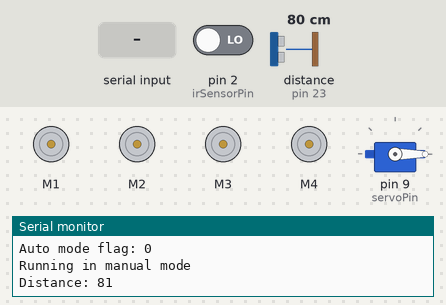
This sketch was run on a simulated Arduino Mega 2560, built with avr-gcc and run on an emulated ATmega2560. Parts: 4 × DC motor (green arrow = forward, orange = backward, longer = faster), servo, the last lines printed to the serial monitor. Inputs (shaded band) come from the test bench; at power-on: pin 2 (irSensorPin) LOW, distance to the obstacle (sensor on pin 23) 80 cm. The echo pulse lasts 58.3 µs per cm.

Above: at 1.2 s.
1.3 s: "AUTO\n" received over the second serial link
At 3.2 s:
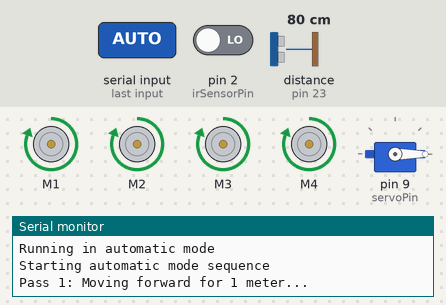
At 4.99 s:
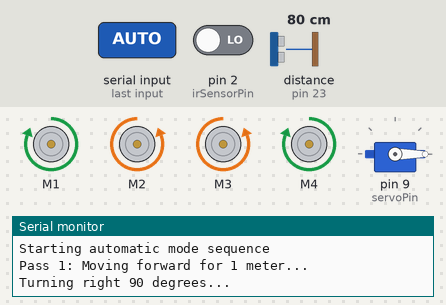
Timing chart, 0 to 18.9 s (numbered marks = the images above; inputs shaded):
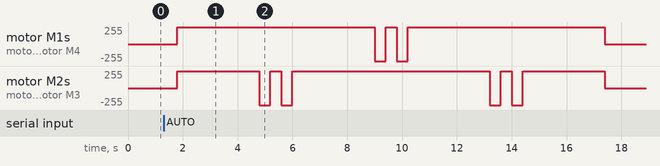

The sketch:

mega.ino
```cpp
#include <AFMotor.h>  // Adafruit Motor Shield library
#include <NewPing.h> // NewPing library for ultrasonic sensor
#include <Servo.h> // Servo library

// Motor initialization for layout:
//    M1    M2  (Front)
//     ┌────┐
//     │    │         // Motor 1 and 2 control the left side of the robot
//     │    │         // Motor 3 and 4 control the right side of the robot
//     └────┘
//    M4    M3  (Back)
//////////////////////

// Motor control constants and objects
AF_DCMotor motor1(1);
AF_DCMotor motor2(2);
AF_DCMotor motor3(3);
AF_DCMotor motor4(4);

// Define pins for the ultrasonic sensor
#define TRIGGER_PIN  22
#define ECHO_PIN     23
#define MAX_DISTANCE 200

NewPing sonar(TRIGGER_PIN, ECHO_PIN, MAX_DISTANCE); // NewPing object for the ultrasonic sensor

int speed = 255; // Default motor speed
bool objectDetected = false; // Flag to track object detection

// Servo and IR sensor constants and objects
const int irSensorPin = 2;
const int servoPin = 9;
const int boxes = 10; // Number of boxes to store shuttlecocks
const int shuttlecocksPerBox = 10;  // Number of shuttlecocks per box
const int degreePerBox = 36; // 360 degrees / 10 boxes = 36 degrees per box

int shuttlecockCount = -1; // Shuttlecock count per box
int totalShuttlecockCount = -1; // Total shuttlecock count
int boxCount = 0; // Box count to track the current box
bool shuttlecockPresent = false; // Flag to track shuttlecock detection

Servo myServo;
int currentAngle = 0;

// Automatic movement constants
const int forwardTimeLong = 3000; // Time to move forward 1 meters (1m =3s)
const int forwardTimeShort = 500; // Time to move forward 0.17 meters
const int turnTime = 550; // Time to turn 90 degrees
const int numPasses = 4; // Number of passes to cover the area

bool autoMode = false; // Flag to switch between manual and automatic mode

void setup() {
  // Motor control setup
  stopMotors();
  Serial3.begin(9600); // Communication with ESP8266 using Serial3
  setMotorSpeed(speed);

  // Servo and IR sensor setup
  pinMode(irSensorPin, INPUT);
  myServo.attach(servoPin);
  myServo.write(currentAngle);
  Serial.begin(9600); // For debugging on the Serial Monitor
  Serial.println("System Initialized");
}

void checkShuttlecockCount() {
  int irSensorValue = digitalRead(irSensorPin);
  if (irSensorValue == HIGH && !shuttlecockPresent) {
    shuttlecockPresent = true;  // Mark shuttlecock as detected
    shuttlecockCount++;  // Increment shuttlecock count
    totalShuttlecockCount++; // Increment total shuttlecock count
    sendShuttlecockCount();  // Send updated count

    // Check if the current box is full
    if (shuttlecockCount == shuttlecocksPerBox) {
      shuttlecockCount = 0; // Reset the shuttlecock count for the next box
      boxCount++; // Increment the box count

      // Rotate the servo to the next box
      currentAngle += degreePerBox;
      if (currentAngle > 360) { // Ensure the angle doesn't exceed 360 degrees
        currentAngle = 360;
      }
      myServo.write(currentAngle);

       // Check if all boxes are full
      if (boxCount == boxes) {
        Serial.println("All boxes are full. System will halt.");
        while (true) {} // Stop the system indefinitely
      } else {
        delay(1000); // Wait for the servo to rotate to the next box
      }
    }
  } else if (irSensorValue == LOW) {
    shuttlecockPresent = false; // Reset detection state
  }
}

// Manual mode functions
void runManualMode() {
  // Read the distance from the ultrasonic sensor
  int distance = sonar.ping_cm();
  Serial.print("Distance: ");
  Serial.println(distance);

  if (distance > 0 && distance < 5) {
    objectDetected = true;
    stopMotors();
    Serial3.println('O');
  } else {
    objectDetected = false;
  }

  if (Serial3.available() > 0) {
    String input = Serial3.readStringUntil('\n');
    Serial.print("Received command: ");
    Serial.println(input);

    // Trim any whitespace or newline characters from the input
    input.trim();
    Serial.print("Trimmed command: ");
    Serial.println(input);

    // Check for different commands
    if (input.startsWith("SPEED:")) {
        speed = input.substring(6).toInt();
        setMotorSpeed(speed);
        Serial.print("Speed set to: ");
        Serial.println(speed);
    } else if (input == "AUTO") {
        autoMode = true;
        Serial.println("Switched to automatic mode");
        Serial.print("Auto mode flag: ");
        Serial.println(autoMode);
    } else if (input == "MANUAL") {
        autoMode = false;
        Serial.println("Switched to manual mode");
        Serial.print("Auto mode flag: ");
        Serial.println(autoMode);
    } else {
        char command = input.charAt(0);
        Serial.print("Executing command: ");
        Serial.println(command);
        switch (command) {
            case 'F':
                if (objectDetected) {
                    Serial3.println('O');
                } else {
                    moveForward();
                }
                break;
            case 'B':
                moveBackward();
                break;
            case 'L':
                turnLeft();
                break;
            case 'R':
                turnRight();
                break;
            case 'S':
                stopMotors();
                break;
            default:
                Serial.println("Unknown command");
                break;
        }
    }
  }

  // Call shuttlecock counting function
  checkShuttlecockCount();
  delay(200);// Delay to avoid flooding the Serial Monitor
}

// Automatic mode function
void runAutoMode() {
    Serial.println("Starting automatic mode sequence");
    for (int i = 0; i < numPasses; i++) {
        // Move forward for 4 meters
        Serial.print("Pass ");
        Serial.print(i + 1);
        Serial.println(": Moving forward for 1 meter...");
        moveForward();
        for (int j = 0; j < forwardTimeLong / 200; j++) {
            delay(200);
            checkShuttlecockCount();
        }

        // Alternate turns after each pass
        if (i < numPasses - 1) { // Avoid turning after the last pass
            if (i % 2 == 0) {
                Serial.println("Turning right 90 degrees...");
                turnRight();
                for (int j = 0; j < turnTime / 200; j++) {
                    delay(200);
                    checkShuttlecockCount();
                }

                Serial.println("Moving sideways for 0.17 meters...");
                moveForward();
                for (int j = 0; j < forwardTimeShort / 200; j++) {
                    delay(200);
                    checkShuttlecockCount();
                }

                Serial.println("Turning right 90 degrees to align for the next pass...");
                turnRight();
                for (int j = 0; j < turnTime / 200; j++) {
                    delay(200);
                    checkShuttlecockCount();
                }
            } else {
                Serial.println("Turning left 90 degrees...");
                turnLeft();
                for (int j = 0; j < turnTime / 200; j++) {
                    delay(200);
                    checkShuttlecockCount();
                }

                Serial.println("Moving sideways for 0.17 meters...");
                moveForward();
                for (int j = 0; j < forwardTimeShort / 200; j++) {
                    delay(200);
                    checkShuttlecockCount();
                }

                Serial.println("Turning left 90 degrees to align for the next pass...");
                turnLeft();
                for (int j = 0; j < turnTime / 200; j++) {
                    delay(200);
                    checkShuttlecockCount();
                }
            }
        }
    }

    // Stop the robot
    Serial.println("Finished covering the area. Stopping the robot.");
    stopMotors();
    autoMode = false; // Reset autoMode flag after completing the sequence
}

// Main loop
void loop() {
    Serial.print("Auto mode flag: ");
    Serial.println(autoMode);
    if (autoMode) {
        Serial.println("Running in automatic mode");
        runAutoMode();
    } else {
        Serial.println("Running in manual mode");
        runManualMode();
    }
}

// Motor control functions
void executeCommand(char command) {
  switch (command) {
    case 'B':
      moveBackward();
      break;
    case 'L':
      turnLeft();
      break;
    case 'R':
      turnRight();
      break;
    case 'S':
      stopMotors();
      break;
  }
}

// Motor control functions
void moveForward() {
  motor1.run(FORWARD);
  motor2.run(FORWARD);
  motor3.run(FORWARD);
  motor4.run(FORWARD);
}

void moveBackward() {
  motor1.run(BACKWARD);
  motor2.run(BACKWARD);
  motor3.run(BACKWARD);
  motor4.run(BACKWARD);
}

void turnLeft() {
  motor1.run(BACKWARD);
  motor2.run(FORWARD);
  motor3.run(FORWARD);
  motor4.run(BACKWARD);
}

void turnRight() {
  motor1.run(FORWARD);
  motor2.run(BACKWARD);
  motor3.run(BACKWARD);
  motor4.run(FORWARD);
}

void stopMotors() {
  motor1.run(RELEASE);
  motor2.run(RELEASE);
  motor3.run(RELEASE);
  motor4.run(RELEASE);
}

void setMotorSpeed(int speed) {
  motor1.setSpeed(speed);
  motor2.setSpeed(speed);
  motor3.setSpeed(speed);
  motor4.setSpeed(speed);
}
// Function to send the total shuttlecock count to the ESP8266
void sendShuttlecockCount() {
  Serial3.print("TOTAL_SHUTTLE:");
  Serial3.println(totalShuttlecockCount); // Send total shuttlecock count only
}
```
